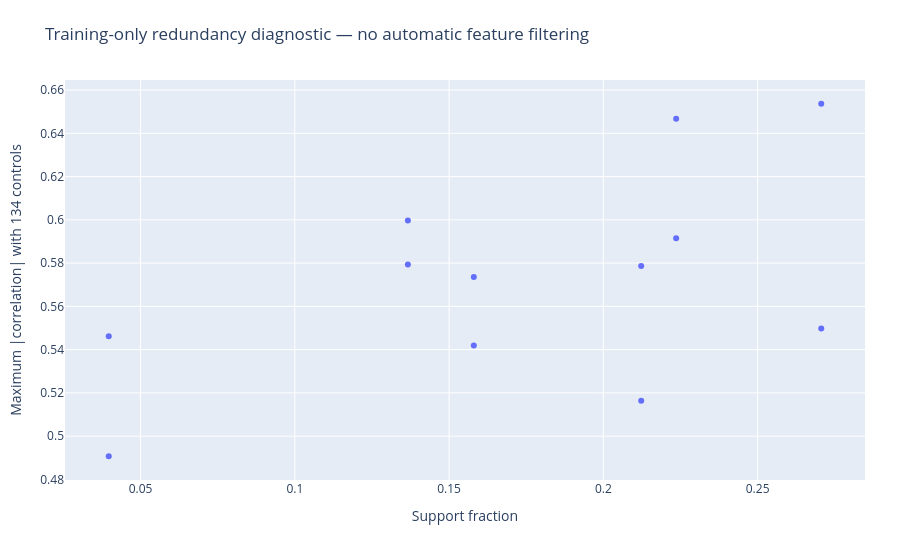

The code cell stored with this chart in its notebook:
### Markdown cell above
## Training-only redundancy

### Code cell
view.show_chart(7)

### Figure 1 — Plotly figure (JSON) as saved in the notebook; plotly's stock layout.template omitted (floating-point values rounded to 4 significant figures)
{"data": [{"hovertemplate": "%{text}<br>Support=%{x:.3f}<br>Max correlation=%{y:.3f}<extra></extra>", "mode": "markers", "text": ["repeat_context_graph_time_all_n1_uniform_sum_positive_midrank", "repeat_context_graph_time_all_n1_uniform_sum_affinity_share", "repeat_context_graph_cart_all_n5_uniform_max_positive_midrank", "repeat_context_graph_cart_all_n5_uniform_max_affinity_share", "repeat_context_domain_norm_symmetric_time_row_recent_unique_mean_positive_midrank", "repeat_context_domain_norm_symmetric_time_row_recent_unique_mean_affinity_share", "repeat_context_domain_norm_forward_time_row_recent_unique_mean_positive_midrank", "repeat_context_domain_norm_forward_time_row_recent_unique_mean_affinity_share", "repeat_context_domain_norm_symmetric_order_row_purchase_unique_mean_positive_midrank", "repeat_context_domain_norm_symmetric_order_row_purchase_unique_mean_affinity_share", "repeat_context_domain_norm_symmetric_order_row_last_mean_positive_midrank", "repeat_context_domain_norm_symmetric_order_row_last_mean_affinity_share"], "type": "scatter", "x": [0.1366, 0.1366, 0.2123, 0.2123, 0.2706, 0.2706, 0.2236, 0.2236, 0.03969, 0.03969, 0.158, 0.158], "y": [0.5997, 0.5794, 0.5786, 0.5163, 0.6537, 0.5498, 0.6468, 0.5914, 0.5462, 0.4907, 0.5736, 0.5419]}], "layout": {"margin": {"b": 80, "l": 65, "r": 35, "t": 80}, "title": {"text": "Training-only redundancy diagnostic — no automatic feature filtering"}, "xaxis": {"title": {"text": "Support fraction"}}, "yaxis": {"title": {"text": "Maximum |correlation| with 134 controls"}}}}
